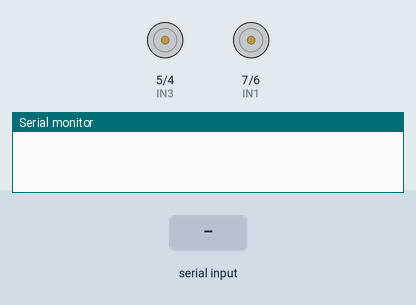
The sketch below on a simulated Arduino Uno, built with avr-gcc and run on an emulated ATmega328P. On the bench: motor-driver pin pairs drawn as motors (green arrow = first pin HIGH = forward, orange = second pin HIGH = backward, longer = more drive), the last lines printed to the serial monitor. The inputs (shaded band) are chosen by the test bench.

Above: at 1.2 s.
1.3 s: "A" received over the second serial link
At 2.4 s:
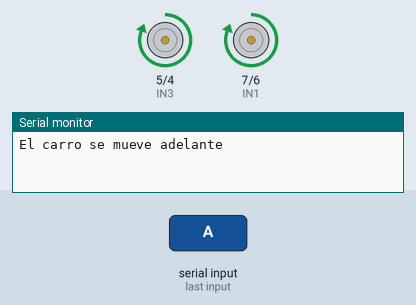
2.8 s: "B" received over the second serial link
At 3.5 s:
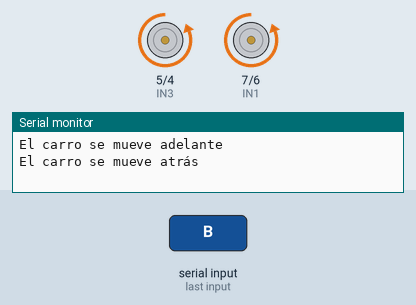
4.3 s: "C" received over the second serial link
At 4.6 s:
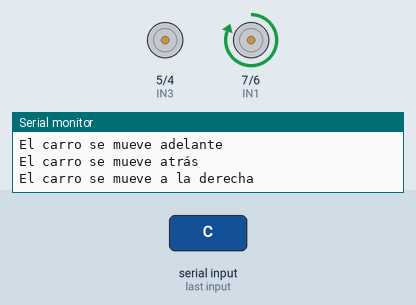
5.8 s: "D" received over the second serial link
At 7.0 s:
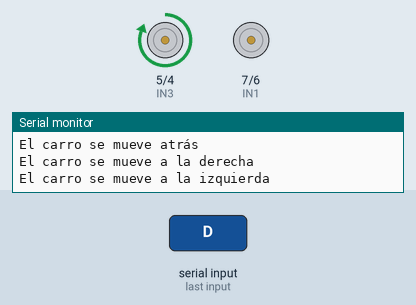
Timing chart, 0 to 8.3 s (numbered marks = the images above; inputs shaded):
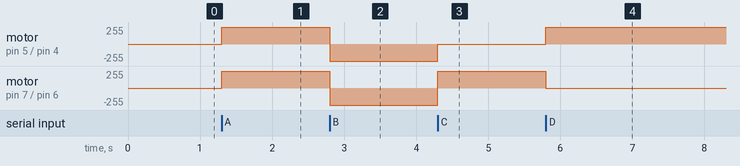

Measured:
- after the input at 1.3 s, motor on pin 5 (IN3) / pin 4 (IN4), motor on pin 7 (IN1) / pin 6 (IN2): stopped → forward 255/255 at once
- after the input at 2.8 s, motor on pin 5 (IN3) / pin 4 (IN4), motor on pin 7 (IN1) / pin 6 (IN2): forward 255/255 → backward 255/255 at once
- after the input at 4.3 s, motor on pin 5 (IN3) / pin 4 (IN4): backward 255/255 → stopped at once; motor on pin 7 (IN1) / pin 6 (IN2): backward 255/255 → forward 255/255 at once
- after the input at 5.8 s, motor on pin 5 (IN3) / pin 4 (IN4): stopped → forward 255/255 at once; motor on pin 7 (IN1) / pin 6 (IN2): forward 255/255 → stopped at once

The sketch:

Carro_bluetooth_arduino.ino
```cpp
#include <SoftwareSerial.h>   // Incluimos la librería  SoftwareSerial
SoftwareSerial BT(12,13);    // Definimos los pines RX y TX del Arduino conectados al Bluetooth

int IN1 = 7;
int IN2 = 6;
int IN3 = 5;
int IN4 = 4;
void setup()
{
  BT.begin(9600);       // Inicializamos el puerto serie BT (Para Modo AT 2)
  Serial.begin(9600);   // Inicializamos  el puerto serie
  pinMode(IN1, OUTPUT);
  pinMode(IN2, OUTPUT);
  pinMode(IN3, OUTPUT);
  pinMode(IN4, OUTPUT);

  digitalWrite(IN1, LOW);
  digitalWrite(IN2, LOW);
  digitalWrite(IN3, LOW);
  digitalWrite(IN4, LOW);

}

void loop()
{
  char comando;
  if(BT.available())    // Si llega un dato por el puerto BT se envía al monitor serial
  {
    //Serial.write(BT.read());
    //Serial.println(char(BT.read()));
    comando = char(BT.read());
      /* Movimiento adelante */
  if(comando == 'A')
  {
    Serial.println("El carro se mueve adelante");
    digitalWrite(IN1, HIGH);
    digitalWrite(IN2, LOW);
    digitalWrite(IN3, HIGH);
    digitalWrite(IN4, LOW);
  }

  /* Movimiento atrás */
  if(comando == 'B')
  {
    Serial.println("El carro se mueve atrás");
    digitalWrite(IN1, LOW);
    digitalWrite(IN2, HIGH);
    digitalWrite(IN3, LOW);
    digitalWrite(IN4, HIGH);
  }

  /* Movimiento a la derecha */
  if(comando == 'C')
  {
    Serial.println("El carro se mueve a la derecha");
    digitalWrite(IN1, HIGH);
    digitalWrite(IN2, LOW);
    digitalWrite(IN3, LOW);
    digitalWrite(IN4, LOW);
  }

  /* Movimiento a la izquierda */
  if(comando == 'D')
  {
    Serial.println("El carro se mueve a la izquierda");
    digitalWrite(IN1, LOW);
    digitalWrite(IN2, LOW);
    digitalWrite(IN3, HIGH);
    digitalWrite(IN4, LOW);
  }

  /* Detener el movimiento */
  if(comando == 'E')
  {
    Serial.println("El carro se detuvo.");
    digitalWrite(IN1, LOW);
    digitalWrite(IN2, LOW);
    digitalWrite(IN3, LOW);
    digitalWrite(IN4, LOW);
  }
  }


  if(Serial.available())  // Si llega un dato por el monitor serial se envía al puerto BT
  {
     BT.write(Serial.read());
  }
}
```
